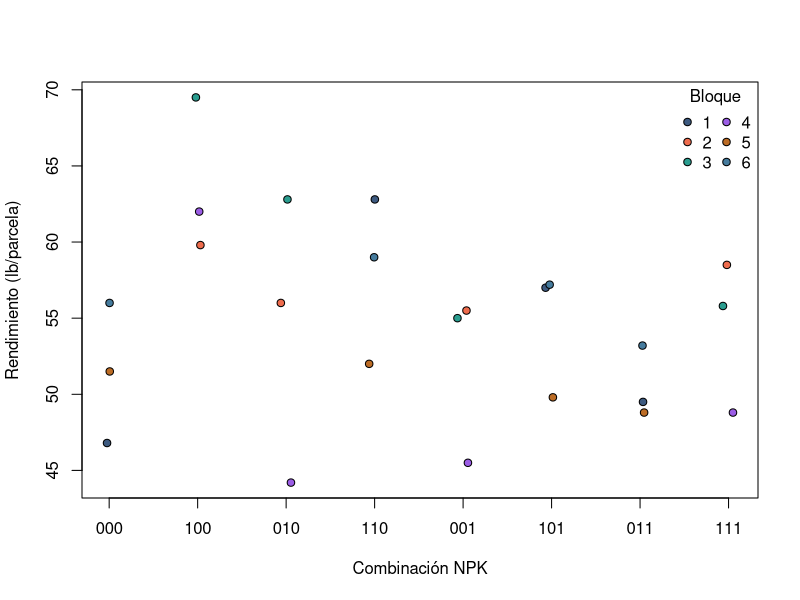
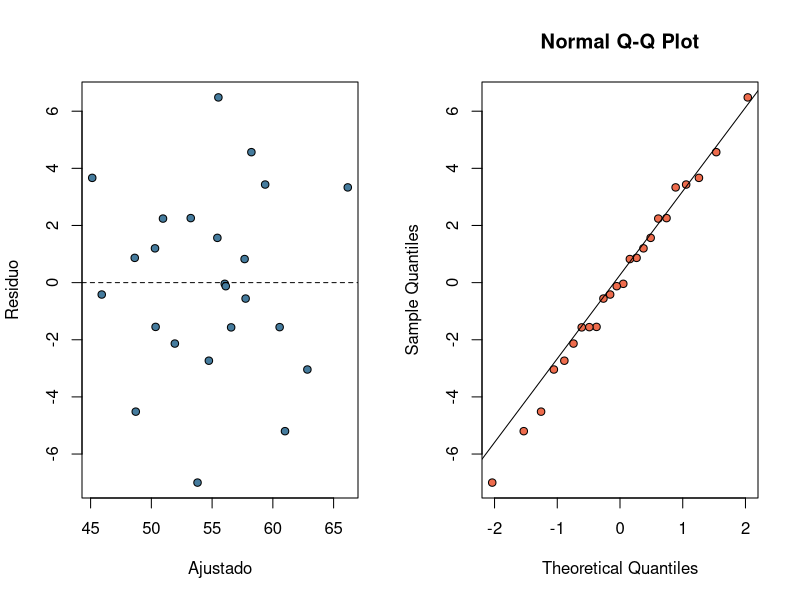

These figures' R source, in order:
## ---- chunk 1
#| label: ch08-auditoria
data("npk", package = "datasets")
d <- npk

stopifnot(nrow(d) == 24L, !anyNA(d), !anyDuplicated(rownames(d)))
stopifnot(all(d$yield > 0), nlevels(d$block) == 6L)
audit <- list(
  dimensions = dim(d),
  levels = lapply(d[c("block", "N", "P", "K")], levels),
  units_per_block = table(d$block),
  treatment_replication = xtabs(~ N + P + K, d)
)
audit
## ---- chunk 2
#| label: ch08-exploracion
#| fig-cap: "Rendimiento de cada parcela; las líneas unen parcelas del mismo bloque."
comb <- interaction(d$N, d$P, d$K, sep = "")
cols <- c("#3d5a80", "#ee6c4d", "#2a9d8f", "#9b5de5",
          "#bc6c25", "#457b9d", "#6a994e", "#d62828")
plot(jitter(as.numeric(comb), amount = .07), d$yield,
     pch = 21, bg = cols[as.numeric(d$block)], xaxt = "n",
     xlab = "Combinación NPK", ylab = "Rendimiento (lb/parcela)")
axis(1, at = seq_along(levels(comb)), labels = levels(comb))
legend("topright", legend = levels(d$block), pt.bg = cols[1:6], pch = 21,
       title = "Bloque", bty = "n", ncol = 2)

aggregate(yield ~ block, d, function(x) c(media = mean(x), rango = diff(range(x))))
aggregate(yield ~ N + P + K, d, mean)
## ---- chunk 3
#| label: ch08-estimacion
fit <- lm(yield ~ block + N + P + K, data = d)
coef_table <- summary(fit)$coefficients
effects <- coef_table[c("N1", "P1", "K1"), , drop = FALSE]
intervals <- confint(fit, parm = c("N1", "P1", "K1"), level = .95)
result <- data.frame(
  nutrient = c("N", "P", "K"),
  difference_lb_plot = effects[, "Estimate"],
  standard_error = effects[, "Std. Error"],
  lower = intervals[, 1], upper = intervals[, 2],
  row.names = NULL
)
result
anova(fit)
## ---- chunk 4
#| label: ch08-incertidumbre
set.seed(808)
B <- 1999
boot_effects <- replicate(B, {
  chosen <- sample(levels(d$block), replace = TRUE)
  db <- do.call(rbind, lapply(seq_along(chosen), function(i) {
    z <- d[d$block == chosen[i], ]
    z$boot_block <- factor(i)
    z
  }))
  coef(lm(yield ~ boot_block + N + P + K, db))[c("N1", "P1", "K1")]
})
boot_ci <- t(apply(boot_effects, 1, quantile, c(.025, .5, .975), na.rm = TRUE))
data.frame(nutrient = rownames(boot_ci), boot_ci, row.names = NULL)
## ---- chunk 5
#| label: ch08-diagnosticos
op <- par(mfrow = c(1, 2))
plot(fitted(fit), residuals(fit), pch = 21, bg = "#457b9d",
     xlab = "Ajustado", ylab = "Residuo")
abline(h = 0, lty = 2)
qqnorm(residuals(fit), pch = 21, bg = "#ee6c4d")
qqline(residuals(fit))
par(op)

influence <- data.frame(
  row = seq_len(nrow(d)), block = d$block,
  combination = comb, cooks_distance = cooks.distance(fit)
)
influence[order(-influence$cooks_distance), ][1:5, ]
## ---- chunk 6
#| label: ch08-sensibilidad
unblocked <- coef(lm(yield ~ N + P + K, d))[c("N1", "P1", "K1")]
leave_block <- sapply(levels(d$block), function(b) {
  coef(lm(yield ~ block + N + P + K, d[d$block != b, ]))[
    c("N1", "P1", "K1")]
})
round(cbind(primary = coef(fit)[c("N1", "P1", "K1")],
            unblocked = unblocked,
            leave_block_min = apply(leave_block, 1, min),
            leave_block_max = apply(leave_block, 1, max)), 2)
